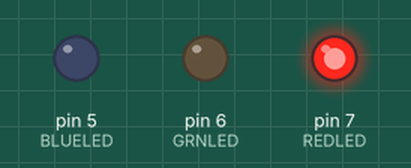
Bench run of a sketch on a simulated Arduino Uno, built with avr-gcc and run on an emulated ATmega328P. On the bench: output pins drawn as LEDs (lit = HIGH).

Above: at 0.05 s.
At 1.5 s:
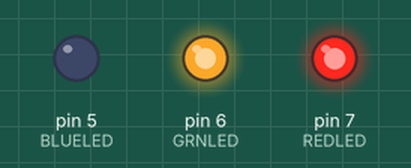
At 3.0 s:
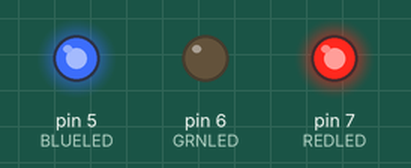
Timing chart, 0 to 7.8 s (numbered marks = the images above):
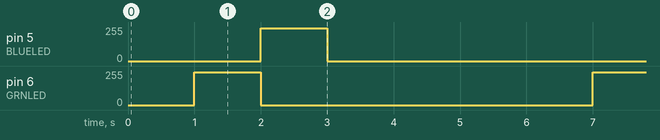

The sketch:

Blink_RGB.ino
```cpp
// Blink.ino
/* Basic test of the RGB LED on HeartRate daughterboard
 *  RevB hardware. Uses a common anode led APTF1616SEEZGKQBKC
 *  from Kingbright.
 *
 *
 */

int REDLED = 7; // PB1
int GRNLED = 6; // PD5
int BLUELED = 5; // PD6

#define COMMON_ANODE

void setup() {
  pinMode(REDLED, OUTPUT);
  pinMode(GRNLED, OUTPUT);
  pinMode(BLUELED, OUTPUT);
  digitalWrite(REDLED, HIGH); // for common anode LED, set high to shut off
  digitalWrite(GRNLED, HIGH);
  digitalWrite(BLUELED, HIGH);
}

void loop() {
  setColor(10, 0, 0);  // red
  delay(1000);
  setColor(0, 10, 0);  // green
  delay(1000);
  setColor(0, 0, 10);  // blue
  delay(1000);
//  setColor(115, 127, 0);  // yellow
//  delay(1000);
//  setColor(80, 0, 80);  // purple
//  delay(1000);
//  setColor(0, 127, 120);  // aqua
//  delay(1000);
  setColor(0,0,0);
  delay(3000);
}

void setColor(int red, int green, int blue)
{
  // Brightness values run from 0 to 255, but a value of 256
  // is needed to fully shut the LED off on Teensy
  #ifdef COMMON_ANODE
    red = 256 - red;
    green = 256 - green;
    blue = 256 - blue;
  #endif
  analogWrite(REDLED, red);
  analogWrite(GRNLED, green);
  analogWrite(BLUELED, blue);
}
```

Measured:
- by itself, pin 5 (BLUELED), pin 6 (GRNLED): alternates 246/255 for 1.0 s and 0/255 for 5.0 s
